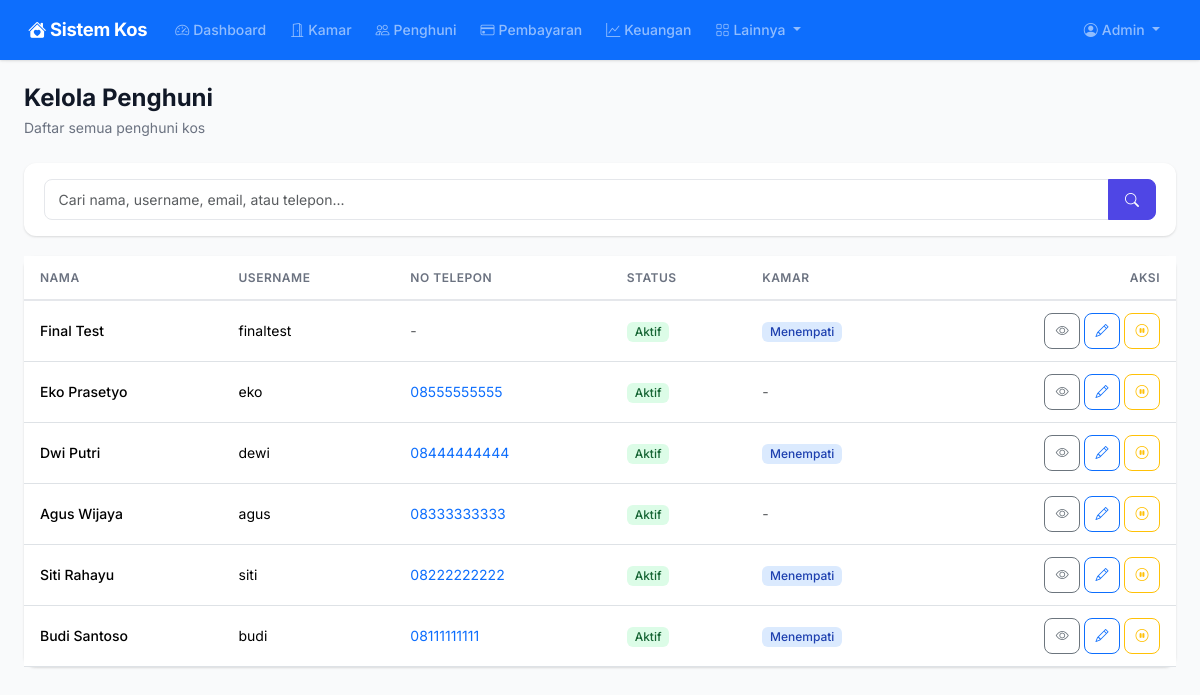
The app's page /clients/ (signed in), older data.
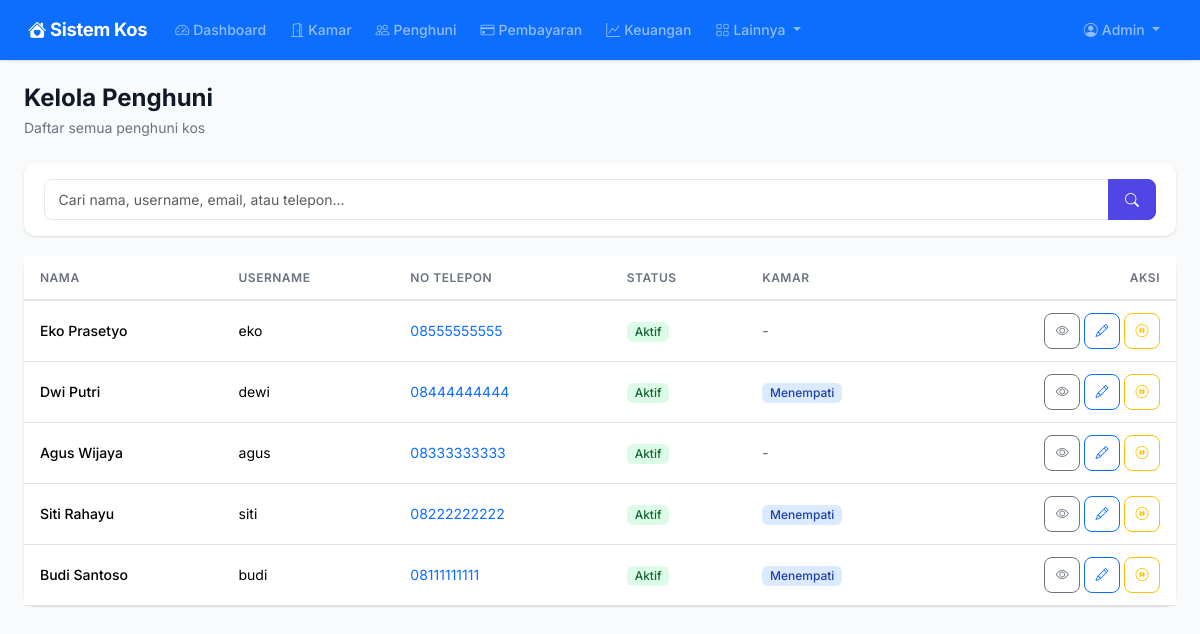
The same page, newer data.
### models.py (models this page shows, shortened)
class User(UserMixin, db.Model):
    __tablename__ = "users"
    id = db.Column(db.Integer, primary_key=True)
    username = db.Column(db.String(80), unique=True, nullable=False)
    email = db.Column(db.String(120), unique=True, nullable=False)
    password_hash = db.Column(db.String(256), nullable=False)
    role = db.Column(db.String(20), nullable=False, default="client")
    nama_lengkap = db.Column(db.String(150), nullable=False)
    no_telepon = db.Column(db.String(20))
    alamat = db.Column(db.Text)
    is_active = db.Column(db.Boolean, default=True)
    created_at = db.Column(db.DateTime, default=datetime.utcnow)
    bookings = db.relationship("Booking", backref="client", lazy="dynamic")
    notifications = db.relationship("Notification", backref="user", lazy="dynamic")

### routes/clients.py (the view, shortened to what this page needs)
@clients_bp.route("/")
@login_required
def index():
    if current_user.role not in ("admin", "management"):
        flash("Akses ditolak.", "danger")
        return redirect(url_for("dashboard.index"))
    search = request.args.get("search", "").strip()
    query = User.query.filter_by(role="client")
    clients = query.order_by(User.created_at.desc()).all()
    aktif_ids = [b.user_id for b in Booking.query.filter_by(status="aktif").all()]
    return render_template("clients/index.html", clients=clients, aktif_ids=aktif_ids)

### app.py (called while the page is built)
def create_app():
    app = Flask(__name__)
    app.config.from_object("config.Config")
    db.init_app(app)
    login_manager.init_app(app)
    csrf.init_app(app)
    login_manager.login_view = "auth.login"
    login_manager.login_message = "Silakan login terlebih dahulu."
    from models import User
    @login_manager.user_loader
    def load_user(user_id):
        return User.query.get(int(user_id))
    @app.context_processor
    def inject_now():
        from datetime import datetime
        return {"now": datetime.now()}
    @app.context_processor
    def inject_utility():
        from datetime import date
        return {"date_today": date.today()}
    from routes import register_routes
    register_routes(app)
    with app.app_context():
        db.create_all()
    return app

### templates/clients/index.html (shortened to what this page needs)
{% extends "base.html" %}
{% block content %}
<div class="page-header d-flex flex-wrap justify-content-between align-items-center">
    <div>
        <h1>Kelola Penghuni</h1>
        <p>Daftar semua penghuni kos</p>
    </div>
</div>
<form method="GET" action="{{ url_for('clients.index') }}">
    <div class="filter-bar">
        <div class="input-group" style="min-width:280px">
            <input type="text" name="search" class="form-control" placeholder="Cari nama, username, email, atau telepon..." value="{{ request.args.get('search', '') }}">
            <button class="btn btn-primary" type="submit"><i class="bi bi-search"></i></button>
        </div>
    </div>
</form>
{% if clients %}
<div class="card border-0">
    <div class="table-responsive">
        <table class="table table-hover">
            <thead>
                <tr>
                    <th>Nama</th>
                    <th>Username</th>
                    <th>No Telepon</th>
                    <th>Status</th>
                    <th>Kamar</th>
                    <th class="text-end">Aksi</th>
                </tr>
            </thead>
            <tbody>
                {% for client in clients %}
                <tr>
                    <td class="fw-medium">{{ client.nama_lengkap }}</td>
                    <td>{{ client.username }}</td>
                    <td>
                        {% if client.no_telepon %}
                        <a href="tel:{{ client.no_telepon }}" class="text-decoration-none">{{ client.no_telepon }}</a>
                        {% else %}
                        <span class="text-muted">-</span>
                        {% endif %}
                    </td>
                    <td>
                        {% if client.is_active %}
                        <span class="badge badge-success">Aktif</span>
                        {% else %}
                        <span class="badge badge-danger">Tidak Aktif</span>
                        {% endif %}
                    </td>
                    <td>
                        {% if client.id in aktif_ids %}
                        <span class="badge badge-info">Menempati</span>
                        {% else %}
                        <span class="text-muted">-</span>
                        {% endif %}
                    </td>
                    <td class="text-end">
                        <a href="{{ url_for('clients.detail', id=client.id) }}" class="btn btn-sm btn-outline-secondary btn-icon" title="Detail">
                            <i class="bi bi-eye"></i>
                        </a>
                        <a href="{{ url_for('clients.edit', id=client.id) }}" class="btn btn-sm btn-outline-primary btn-icon" title="Edit">
                            <i class="bi bi-pencil"></i>
                        </a>
                        <form method="POST" action="{{ url_for('clients.nonaktifkan', id=client.id) }}" class="d-inline">
                            <button type="submit" class="btn btn-sm btn-outline-{{ 'warning' if client.is_active else 'success' }} btn-icon" title="{{ 'Nonaktifkan' if client.is_active else 'Aktifkan' }}">
                                <i class="bi bi-{{ 'pause-circle' if client.is_active else 'play-circle' }}"></i>
                            </button>
                        </form>
                    </td>
                </tr>
                {% endfor %}
            </tbody>
        </table>
    </div>
</div>
{% endif %}
{% endblock %}

Row changes from the older to the newer data that the page shows:
removed User: nama_lengkap "Final Test", username "finaltest", is_active "Aktif", shows "Menempati"
